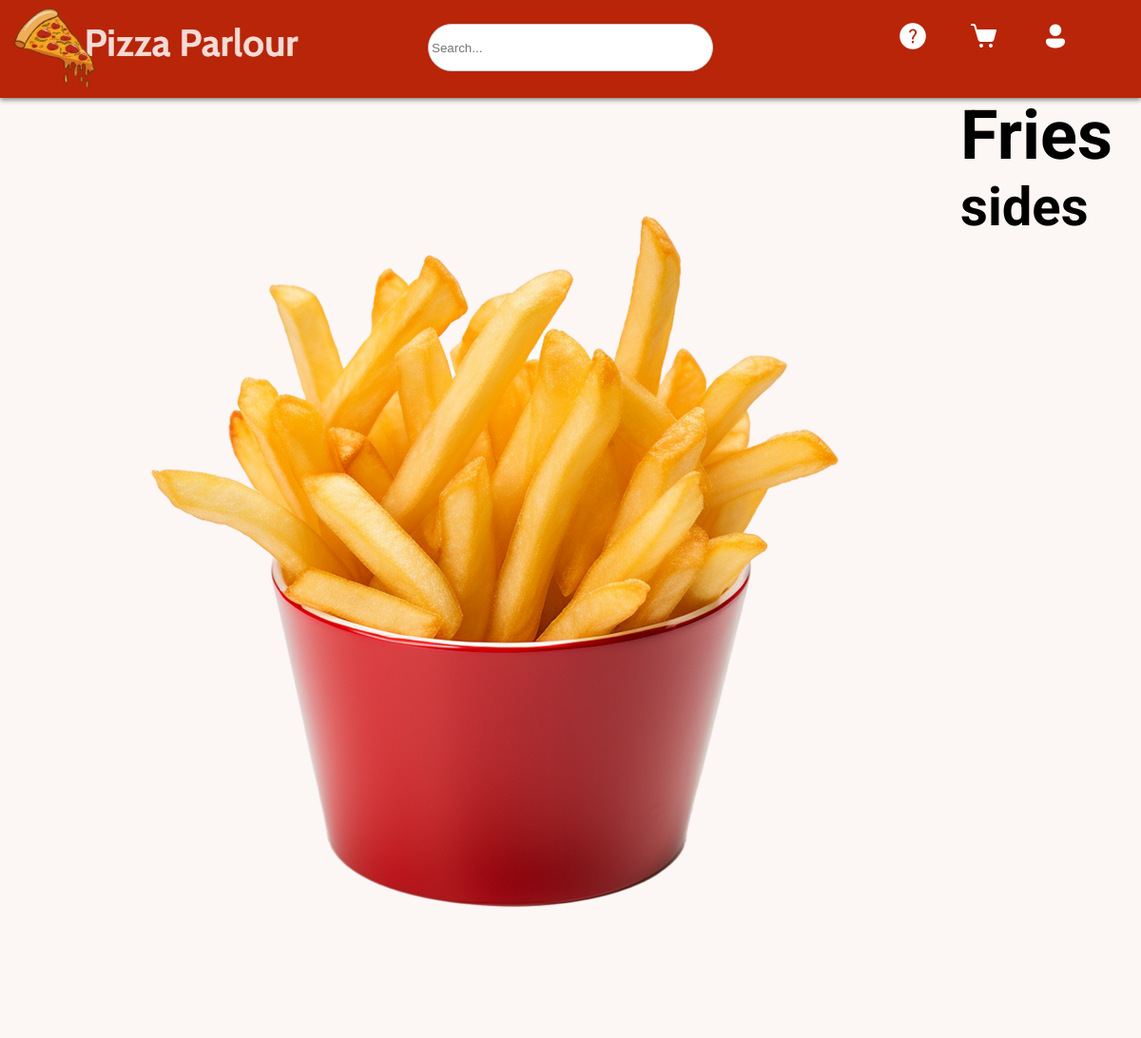
/products/product/fries/, run on the app's committed database.
### products/models.py (models this page shows, shortened)
class Product(models.Model):
    name = models.CharField(max_length=30)
    slug = models.SlugField()
    price = models.DecimalField(max_digits=4, decimal_places=2)
    description = models.TextField()
    image = models.ImageField(default='fallback.png', blank=True)
    labels = models.ManyToManyField('Label', through='LabelProduct')

class Label(models.Model):
    name = models.CharField(max_length=15)

### products/views.py (the view)
# urls.py: path('product/<slug:slug>/', views.product_page, name="page"),
def product_page(request, slug):
    product = Product.objects.get(slug=slug)
    labels = product.labels.all()
    return render(request, 'products/product.html', {'product': product,
                                                     'labels':labels,})

### products/templates/products/product.html (shortened to what this page needs)
{% extends "layout.html" %}
{% block content %}
    <section>
        <div class="container">
            <div></div>
            <div class=two-column>
                <div>
                    <div class='expanded-image'>
                        <img src="{{ product.image.url }}" alt="{{ product.name }}">
                    </div>
                </div>
                <div>
                    <h2>{{ product.name }}</h2>
                    {% for label in labels %}
                        <h3>{{ label.name }}</h3>
                    {% endfor %}
                </div>
            </div>
            <div></div>
        </div>
    </section>
{% endblock %}

### static/css/style.css (style rules this page uses)
* { margin: 0; padding: 0; box-sizing: border-box; }
body { min-height: 100vh; background-color: rgb(252,246,245); color: rgb(0,0,0); font-family: "Roboto", "consolas", sans-serif; font-size: 3rem; }
.container { display: grid; grid-template-columns: 1fr 4fr 1fr; }
img { align-items: center; }
h3 { font-weight: 700; }
.two-column { display: grid; grid-template-columns: 1fr 3fr; width: 100%; }
.expanded-image { width: 100%; }

### data on the page
Product: image (picture), name "Fries"
Label: name "sides"
